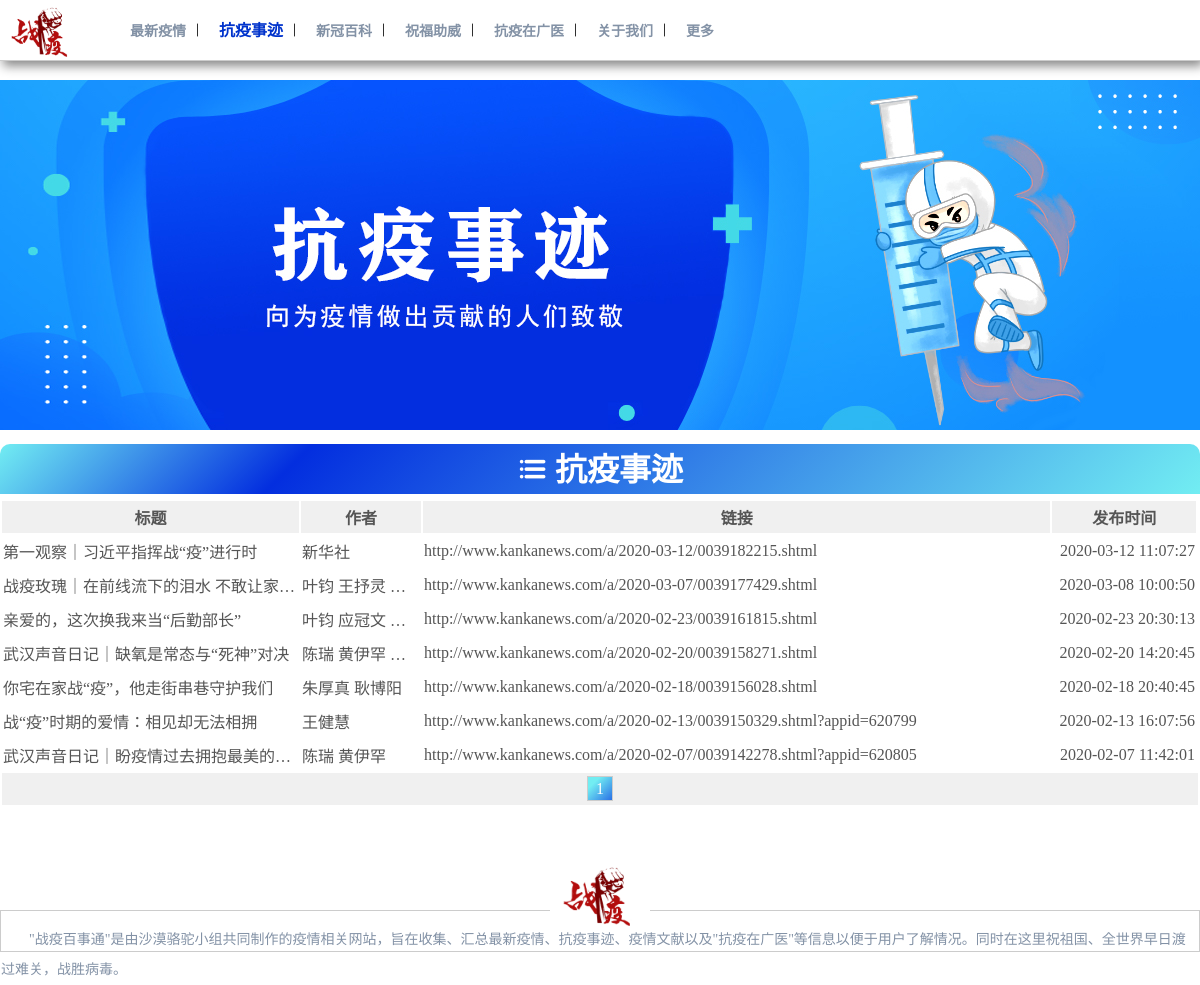
/home/news/news.php, run on the app's committed database.
### tables this page shows
CREATE TABLE `news`  (
  `title` varchar(255) NULL DEFAULT NULL,
  `article` longtext NULL,
  `author` varchar(255) NULL DEFAULT NULL,
  `link` varchar(255) NULL DEFAULT NULL,
  `datetime` datetime(0) NULL DEFAULT NULL,
  `newsid` int(10) UNSIGNED NOT NULL AUTO_INCREMENT,
  PRIMARY KEY (`newsid`) USING BTREE
);

### home/news/news.php (the view, shortened to what this page needs)
<?php
require_once("../conn.php");
$pagesizeNews = 10;
$pageNews = isset($_GET['pageNews']) ? $_GET['pageNews'] : 1;
$startrowNews = ($pageNews-1)*$pagesizeNews;
$sql = "SELECT * FROM news ORDER BY datetime DESC";
$result = mysqli_query($conn,$sql);
$recordsNews = mysqli_num_rows($result);
$pagesNews = ceil($recordsNews/$pagesizeNews);
$sql .=" LIMIT {$startrowNews},{$pagesizeNews}";
$result = mysqli_query($conn,$sql);
$arrsNewss = mysqli_fetch_all($result,MYSQLI_ASSOC);
?>
<!DOCTYPE html>
<!DOCTYPE html>
<html lang="en">
<head>
   <link rel="stylesheet" href="../../css/page.css">
    <link rel="stylesheet" href="../../css/iconfont.css">
</head>
<body>
<div id="header">
    <div class="header">
        <div class="header_left">
        <a href="../../index.php"><img src="../../image/logo3.png" alt=""></a>
        </div>
        <div class="header_center">
            <a href="../situation.php" >最新疫情</a>
             <i class="icon-anjianfengexian iconfont"></i>
            <a href="../story.php" id="this">抗疫事迹</a>
             <i class="icon-anjianfengexian iconfont"></i>
            <a href="../literature.php">新冠百科</a>
             <i class="icon-anjianfengexian iconfont"></i>
            <a href="../benediction.php">祝福助威</a>
             <i class="icon-anjianfengexian iconfont"></i>
            <a href="../gdmu.php">抗疫在广医</a>
             <i class="icon-anjianfengexian iconfont"></i>
            <a href="../us.php">关于我们</a>
             <i class="icon-anjianfengexian iconfont"></i>
            <a href="../more.php">更多</a>
        </div>
        <div class="header_right">
            </div>
    </div>
</div>
    <div class="view">
        <img src="../../image/story.jpg" alt="">
    </div>
<div class="news_box">
	<div class="news_name"><i class="icon-liebiao1 iconfont"></i>&nbsp;抗疫事迹</div>
	<table class="news_list">
		<tr>
			<th width="25%">标题</th>
			<th width="10%">作者</th>
			<th class="news_link" width="53%">链接</th>
			<th width="12%">发布时间</th>
		</tr>
		<?php
		    foreach ($arrsNewss as $arrsNews) {
		     ?>
		    <tr>
		    <td><?php echo $arrsNews['title']; ?></td>
		    <td><?php echo $arrsNews['author']; ?></td>
		    <td class="news_link"><?php $newsLink = $arrsNews['link']; echo "<a href='$newsLink' target='_blank' >$newsLink</a>"; ?></td>
		    <td style="text-align: right;"><?php echo $arrsNews['datetime']; ?></td>
		    </tr>
		    <?php }?>
		    	<tr >
		    		<td class="news_nav" colspan="5">
						<?php
							for($i=1;$i<=$pagesNews;$i++){
								if($pageNews==$i){
								echo"<span>$i</span>" ;
								}else
								{
								echo"<a href='?pageNews=$i#news'>$i</a>" ;
								}
							}
							?>
					</td>
				</tr>
	</table>
</div>
    <div id="bottom">
        <div class="bottom_top">
            <img src="../../image/logo3.png" alt="">
        </div>
        <div class="bottom_bottom">
        <p>"战疫百事通"是由沙漠骆驼小组共同制作的疫情相关网站，旨在收集、汇总最新疫情、抗疫事迹、疫情文献以及"抗疫在广医"等信息以便于用户了解情况。同时在这里祝祖国、全世界早日渡过难关，战胜病毒。</p></div>
    </div>
</body>
</html>

### css/page.css (style rules this page uses)
body { font-size: 16px; padding: 0px; margin: 0px; }
a { text-decoration: none; }
#header { width: 100%; height: 60px; border-bottom: 1px solid #ccc; box-shadow:3px 5px 10px #888888; background-color: #FFF; overflow: hidden; position: fixed; top: 0; z-index: 999; }
.header { width: 1366px; height: 60px; margin: 0px auto; }
.header_left { width: 120px; height: 60px; float: left; }
.header_left img { padding: 3px 0px; height: 54px; }
.header_center { width: 650px; height: 60px; line-height: 60px; float: left; font-size: 14px; }
.header_center a { color:#8392A6; font-weight:bold; margin-left: 10px; }
#this { color:#0033CC; font-size: 16px; }
.header_right { width: 550px; height: 60px; float: right; line-height: 60px; color: #8392A6; }
.view { width: 100%; text-align: center; margin-top: 80px; }
.view img { width: 1200px; }
#bottom { margin-top: 55px; width: 100%; height: 50px; }
.bottom_top { text-align: center; margin-bottom: -20px; }
.bottom_top img { width: 100px; }
.bottom_bottom { height: 40px; border: 1px solid #ccc; line-height: 60px; }
.bottom_bottom p { font-size:14px; text-indent: 2em; color: #8392A6; line-height: 30px; }
.news_box { width: 1200px; margin: 10px auto; }
.news_name { width: 1200px; height: 50px; background-image: linear-gradient( 135deg, #72EDF2 0%, #032EDF 25%, #72EDF2 100%); color: #ffffff; font-size: 32px; font-weight: bold; border-top-right-radius: 10px; border-top-left-radius: 10px; text-align: center; }
.news_name i { font-size: 30px; font-weight: bold; }
.news_list { margin: 5px auto; width: 1200px; table-layout: fixed; font-size: 16px; }
.news_list a { color: #555555; }
.news_list tr { width: 100%; color: #555555; height: 30px; }
.news_list th { color: #555555; height: 30px; background-color: #F0F0F0; }
.news_list td { color: #555555; height: 30px; white-space: nowrap; overflow: hidden; text-overflow: ellipsis; }
.news_nav { background-color: #F0F0F0; text-align: center; }
.news_nav span { padding: 3px 8px; margin: 0px 3px; border: 1px solid #ccc; background-image: linear-gradient( 135deg,#72EDF2 25%, #2A71E6 100%); color: #fff; }

### data on the page
news: title "第一观察｜习近平指挥战“疫”进行时", author "新华社", link "http://www.kankanews.com/a/2020-03-12/0039182215.shtml", datetime "2020-03-12 11:07:27"
news: title "战疫玫瑰｜在前线流下的泪水 不敢让家…", author "叶钧 王抒灵…", link "http://www.kankanews.com/a/2020-03-07/0039177429.shtml", datetime "2020-03-08 10:00:50"
news: title "亲爱的，这次换我来当“后勤部长”", author "叶钧 应冠文…", link "http://www.kankanews.com/a/2020-02-23/0039161815.shtml", datetime "2020-02-23 20:30:13"
news: title "武汉声音日记｜缺氧是常态与“死神”对决", author "陈瑞 黄伊罕…", link "http://www.kankanews.com/a/2020-02-20/0039158271.shtml", datetime "2020-02-20 14:20:45"
news: title "你宅在家战“疫”，他走街串巷守护我们", author "朱厚真 耿博阳", link "http://www.kankanews.com/a/2020-02-18/0039156028.shtml", datetime "2020-02-18 20:40:45"
news: title "战“疫”时期的爱情：相见却无法相拥", author "王健慧", link "http://www.kankanews.com/a/2020-02-13/0039150329.shtml?appid=620799", datetime "2020-02-13 16:07:56"
news: title "武汉声音日记｜盼疫情过去拥抱最美的…", author "陈瑞 黄伊罕", link "http://www.kankanews.com/a/2020-02-07/0039142278.shtml?appid=620805", datetime "2020-02-07 11:42:01"
